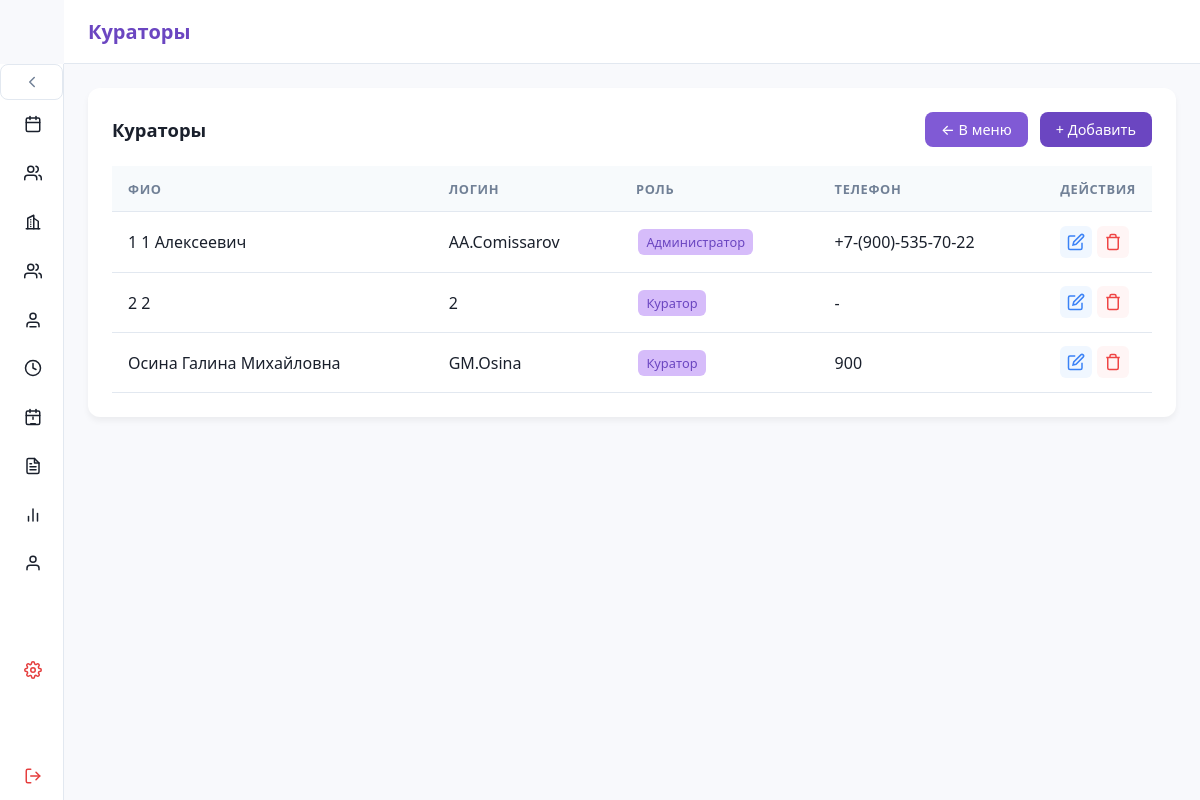
Page /admin/curators/ (signed in) on the committed database.
### src/database/models.py (models this page shows)
class Base(DeclarativeBase): ...

class Curator(Base):
    __tablename__ = "curator"
    person_id: Mapped[int] = mapped_column(
        ForeignKey("person.person_id", onupdate="CASCADE", ondelete="CASCADE"),
        primary_key=True
    )
    login: Mapped[str] = mapped_column(String(30))
    password_hash: Mapped[str] = mapped_column(Text)
    role_id: Mapped[int] = mapped_column(ForeignKey("role.role_id"))
    person: Mapped["Person"] = relationship("Person")
    role: Mapped["Role"] = relationship("Role")

class Person(Base):
    __tablename__ = "person"
    person_id: Mapped[int] = mapped_column(primary_key=True, autoincrement=True)
    surname: Mapped[str] = mapped_column(String(50))
    name: Mapped[str] = mapped_column(String(50))
    patronymic: Mapped[str | None] = mapped_column(String(50), nullable=True)
    photo: Mapped[bytes | None] = mapped_column(LargeBinary, nullable=True)
    passport_number: Mapped[str | None] = mapped_column(String(6), nullable=True)
    passport_serial: Mapped[str | None] = mapped_column(String(4), nullable=True)
    phone: Mapped[str | None] = mapped_column(String(20), nullable=True)

class Role(Base):
    __tablename__ = "role"
    role_id: Mapped[int] = mapped_column(primary_key=True, autoincrement=True)
    role_name: Mapped[str] = mapped_column(String(50))
    role_description: Mapped[str | None] = mapped_column(Text, nullable=True)

### src/routers/curators.py (the view, shortened to what this page needs)
@curators_bp.route('/', methods=['GET', 'POST'])
def manage_curators():
    if 'person_id' not in session:
        return redirect(url_for('login'))
    db: Session = SessionLocal()
    try:
        curators = db.query(Curator).all()
        roles = db.query(Role).all()
        edit_curator = None
        edit_person = None
        edit_id = request.args.get('edit')
        if edit_id:
            edit_curator = db.query(Curator).filter(Curator.person_id == int(edit_id)).first()
            if edit_curator:
                edit_person = edit_curator.person
        return render_template('admin_curators.html',
                               title="Кураторы",
                               curators=curators,
                               roles=roles,
                               edit_curator=edit_curator,
                               edit_person=edit_person)
    finally:
        db.close()

### src/templates/admin_curators.html (shortened to what this page needs)
{% extends "base.html" %}
{% block content %}
<div class="card">
  <div class="card-header">
    <h2 class="card-title">{{ title }}</h2>
    <div style="display: flex; gap: 0.75rem;">
      <a href="/adminpanel" class="btn btn-cancel">← В меню</a>
      <a href="#modal" class="btn btn-add">+ Добавить</a>
    </div>
  </div>
  <table>
    <thead>
      <tr>
        <th>ФИО</th>
        <th>Логин</th>
        <th>Роль</th>
        <th>Телефон</th>
        <th style="width: 100px;">Действия</th>
      </tr>
    </thead>
    <tbody>
      {% for curator in curators %}
      <tr>
        <td>{{ curator.person.surname }} {{ curator.person.name }} {{ curator.person.patronymic or '' }}</td>
        <td>{{ curator.login }}</td>
        <td><span class="badge">{{ curator.role.role_name }}</span></td>
        <td>{{ curator.person.phone or '-' }}</td>
        <td class="actions">
          <a href="?edit={{ curator.person_id }}" class="btn-icon btn-edit" title="Редактировать">
            <svg viewBox="0 0 24 24" style="width:18px;height:18px;fill:none;stroke:currentColor;stroke-width:2"><path d="M11 4H4a2 2 0 0 0-2 2v14a2 2 0 0 0 2 2h14a2 2 0 0 0 2-2v-7"/><path d="M18.5 2.5a2.121 2.121 0 0 1 3 3L12 15l-4 1 1-4 9.5-9.5z"/></svg>
          </a>
          <form method="POST" style="display:inline;">
            <button type="submit" class="btn-icon btn-delete" title="Удалить">
              <svg viewBox="0 0 24 24" style="width:18px;height:18px;fill:none;stroke:currentColor;stroke-width:2"><polyline points="3 6 5 6 21 6"/><path d="M19 6v14a2 2 0 0 1-2 2H7a2 2 0 0 1-2-2V6m3 0V4a2 2 0 0 1 2-2h4a2 2 0 0 1 2 2v2"/></svg>
            </button>
          </form>
        </td>
      </tr>
      {% else %}
      <tr><td colspan="5" style="text-align:center; color:var(--muted); padding: 2rem;">Список кураторов пуст</td></tr>
      {% endfor %}
    </tbody>
  </table>
</div>
{% endblock %}

### src/static/css/main_styles.css (style rules this page uses)
:root { --bg: #f8f9fc; --surface: #ffffff; --primary: #6b46c1; --primary-light: #d6bcfa; --success: #38a169; --success-hover: #2f855a; --danger: #e53e3e; --danger-hover: #c53030; --cancel: #805ad5; --cancel-hover: #6b46c1; --text: #1a202c; --muted: #718096; --border: #e2e8f0; --shadow-sm: 0 1px 3px rgba(0,0,0,0.05); --shadow-md: 0 4px 6px rgba(0,0,0,0.05); --radius: 12px; --sidebar-collapsed-width: 64px; --sidebar-expanded-width: 260px; --header-height: 64px; }
* { box-sizing: border-box; margin: 0; padding: 0; text-decoration: none; }
body { font-family: system-ui, -apple-system, sans-serif; background: var(--bg); color: var(--text); min-height: 100vh; }
.card { background: var(--surface); border-radius: var(--radius); box-shadow: var(--shadow-md); padding: 1.5rem; margin-bottom: 1.5rem; }
.card-header { display: flex; justify-content: space-between; align-items: center; margin-bottom: 1.2rem; flex-wrap: wrap; gap: 0.75rem; }
.card-title { font-size: 1.15rem; font-weight: 600; }
table { width: 100%; border-collapse: collapse; margin-top: 0.5rem; }
th, td { padding: 0.85rem 1rem; text-align: left; border-bottom: 1px solid var(--border); }
th { background: #f7fafc; font-weight: 600; color: var(--muted); font-size: 0.8rem; text-transform: uppercase; letter-spacing: 0.05em; }
.btn { padding: 0.5rem 1rem; border: none; border-radius: 8px; font-size: 0.9rem; cursor: pointer; transition: all 0.2s; font-weight: 500; display: inline-flex; align-items: center; gap: 0.5rem; }
.btn-delete { background: var(--danger); color: #fff; }
.btn-cancel { background: var(--cancel); color: #fff; }
.btn-add { background: var(--primary); color: #fff; }
.badge { display: inline-block; padding: 0.2rem 0.5rem; border-radius: 6px; font-size: 0.75rem; font-weight: 600; background: var(--primary-light); color: var(--primary); }
.actions { display: flex; gap: 0.5rem; }
.btn-icon { display: inline-flex; align-items: center; justify-content: center; width: 34px; height: 34px; border: none; border-radius: 8px; cursor: pointer; text-decoration: none; transition: 0.2s; }
.btn-edit { background: #f0f7ff; color: #3b82f6; }
.btn-delete { background: #fff5f5; color: #ef4444; }
.badge { display: inline-block; padding: 0.25rem 0.5rem; border-radius: 6px; font-size: 0.8rem; font-weight: 500; margin: 0.15rem; }
.actions { display: flex; gap: 0.3rem; }
.btn-icon { display: inline-flex; align-items: center; justify-content: center; width: 32px; height: 32px; border: none; border-radius: 6px; cursor: pointer; text-decoration: none; transition: 0.2s; }

### rows in the picture
Curator: person.surname "1", person.name "1", person "Алексеевич", login "AA.Comissarov", role.role_name "Администратор", person "+7-(900)-535-70-22"
Curator: person.surname "2", person.name "2", login "2", role.role_name "Куратор", person "-"
Curator: person.surname "Осина", person.name "Галина", person "Михайловна", login "GM.Osina", role.role_name "Куратор", person "900"

### other values in the picture
{{ title }} "Кураторы"
